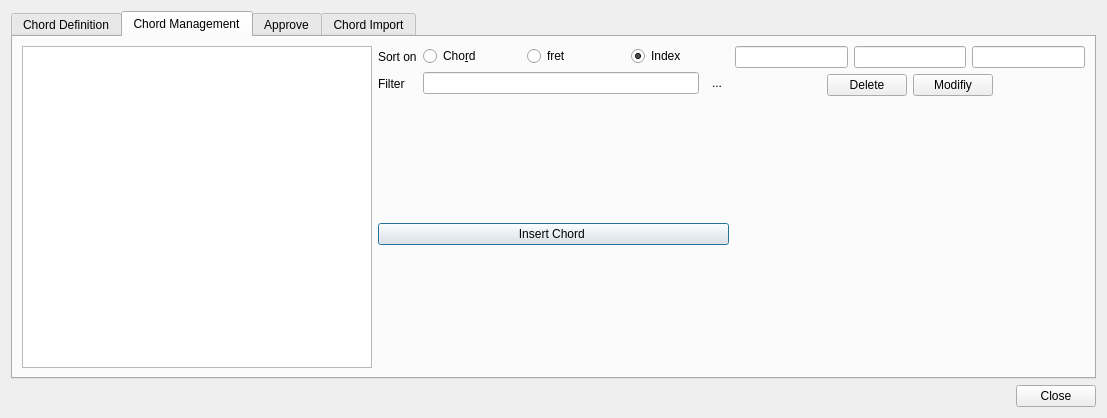
<?xml version="1.0" encoding="UTF-8"?>
<ui version="4.0">
 <class>DialogChordDefinition</class>
 <widget class="QDialog" name="DialogChordDefinition">
  <property name="geometry">
   <rect>
    <x>0</x>
    <y>0</y>
    <width>1107</width>
    <height>418</height>
   </rect>
  </property>
  <property name="windowTitle">
   <string>Chord Definition</string>
  </property>
  <layout class="QHBoxLayout" name="horizontalLayout_17">
   <item>
    <layout class="QVBoxLayout" name="verticalLayout_11">
     <item>
      <layout class="QVBoxLayout" name="verticalLayout_2">
       <item>
        <layout class="QHBoxLayout" name="horizontalLayout">
         <item>
          <widget class="QTabWidget" name="tabWidget">
           <property name="currentIndex">
            <number>1</number>
           </property>
           <property name="movable">
            <bool>true</bool>
           </property>
           <property name="tabBarAutoHide">
            <bool>true</bool>
           </property>
           <widget class="QWidget" name="tabNewChord">
            <attribute name="title">
             <string>Chord Definition</string>
            </attribute>
            <layout class="QVBoxLayout" name="verticalLayout_16">
             <item>
              <layout class="QVBoxLayout" name="verticalLayout_15">
               <item>
                <widget class="Neck" name="neck">
                 <property name="sizePolicy">
                  <sizepolicy hsizetype="Expanding" vsizetype="Expanding">
                   <horstretch>0</horstretch>
                   <verstretch>0</verstretch>
                  </sizepolicy>
                 </property>
                </widget>
               </item>
               <item>
                <layout class="QHBoxLayout" name="horizontalLayout_2">
                 <item>
                  <layout class="QVBoxLayout" name="verticalLayout">
                   <item>
                    <widget class="QLabel" name="labelChordName">
                     <property name="text">
                      <string>Chord name</string>
                     </property>
                    </widget>
                   </item>
                   <item>
                    <widget class="QLabel" name="labelTranslatedChordnName">
                     <property name="text">
                      <string>Translated chord name</string>
                     </property>
                    </widget>
                   </item>
                  </layout>
                 </item>
                 <item>
                  <layout class="QVBoxLayout" name="verticalLayout_12">
                   <item>
                    <widget class="QLineEdit" name="lineEditChord">
                     <property name="readOnly">
                      <bool>true</bool>
                     </property>
                    </widget>
                   </item>
                   <item>
                    <widget class="QLineEdit" name="lineEditTranslatedChord">
                     <property name="readOnly">
                      <bool>true</bool>
                     </property>
                    </widget>
                   </item>
                  </layout>
                 </item>
                 <item>
                  <widget class="QListWidget" name="listWidgetChords">
                   <property name="maximumSize">
                    <size>
                     <width>150</width>
                     <height>60</height>
                    </size>
                   </property>
                  </widget>
                 </item>
                 <item>
                  <widget class="QLineEdit" name="lineEditNotation">
                   <property name="readOnly">
                    <bool>true</bool>
                   </property>
                  </widget>
                 </item>
                 <item>
                  <widget class="QLineEdit" name="lineEditName"/>
                 </item>
                 <item>
                  <widget class="QToolButton" name="toolButtonPlus">
                   <property name="font">
                    <font>
                     <pointsize>20</pointsize>
                    </font>
                   </property>
                   <property name="text">
                    <string>+</string>
                   </property>
                  </widget>
                 </item>
                 <item>
                  <layout class="QVBoxLayout" name="verticalLayout_13">
                   <item>
                    <widget class="QLabel" name="labelInDataBase">
                     <property name="text">
                      <string>In database</string>
                     </property>
                    </widget>
                   </item>
                   <item>
                    <widget class="QLabel" name="labelApproved">
                     <property name="text">
                      <string>Approved</string>
                     </property>
                    </widget>
                   </item>
                  </layout>
                 </item>
                 <item>
                  <layout class="QVBoxLayout" name="verticalLayout_14">
                   <item>
                    <widget class="QLabel" name="labelFlagDatabase">
                     <property name="text">
                      <string/>
                     </property>
                     <property name="pixmap">
                      <pixmap resource="../Resources/resources.qrc">:/Image/Images/task-reject.png</pixmap>
                     </property>
                    </widget>
                   </item>
                   <item>
                    <widget class="QLabel" name="labelFlagApproved">
                     <property name="text">
                      <string/>
                     </property>
                     <property name="pixmap">
                      <pixmap resource="../Resources/resources.qrc">:/Image/Images/task-reject.png</pixmap>
                     </property>
                    </widget>
                   </item>
                  </layout>
                 </item>
                </layout>
               </item>
              </layout>
             </item>
            </layout>
           </widget>
           <widget class="QWidget" name="tab_2">
            <attribute name="title">
             <string>Chord Management</string>
            </attribute>
            <layout class="QVBoxLayout" name="verticalLayout_9">
             <item>
              <layout class="QHBoxLayout" name="horizontalLayout_12">
               <item>
                <widget class="QTableView" name="tableViewChordDefinition"/>
               </item>
               <item>
                <layout class="QVBoxLayout" name="verticalLayout_8">
                 <item>
                  <layout class="QHBoxLayout" name="horizontalLayout_11">
                   <item>
                    <layout class="QVBoxLayout" name="verticalLayout_7">
                     <item>
                      <widget class="QLabel" name="labelSortON">
                       <property name="text">
                        <string>Sort on</string>
                       </property>
                      </widget>
                     </item>
                     <item>
                      <widget class="QLabel" name="labelFilter">
                       <property name="text">
                        <string>Filter</string>
                       </property>
                      </widget>
                     </item>
                    </layout>
                   </item>
                   <item>
                    <layout class="QVBoxLayout" name="verticalLayout_6">
                     <item>
                      <layout class="QHBoxLayout" name="horizontalLayout_9">
                       <item>
                        <widget class="QRadioButton" name="radioButtonChordName">
                         <property name="text">
                          <string>Cho&amp;rd </string>
                         </property>
                        </widget>
                       </item>
                       <item>
                        <widget class="QRadioButton" name="radioButtonFret">
                         <property name="text">
                          <string>fret</string>
                         </property>
                        </widget>
                       </item>
                       <item>
                        <widget class="QRadioButton" name="radioButtonSortIndex">
                         <property name="text">
                          <string>Index</string>
                         </property>
                         <property name="checked">
                          <bool>true</bool>
                         </property>
                        </widget>
                       </item>
                      </layout>
                     </item>
                     <item>
                      <layout class="QHBoxLayout" name="horizontalLayout_10">
                       <item>
                        <widget class="QLineEdit" name="lineEditFilter"/>
                       </item>
                       <item>
                        <widget class="QToolButton" name="toolButtonClearFilter">
                         <property name="text">
                          <string>...</string>
                         </property>
                         <property name="icon">
                          <iconset resource="../Resources/resources.qrc">
                           <normaloff>:/Image/Images/cross.png</normaloff>:/Image/Images/cross.png</iconset>
                         </property>
                         <property name="autoRaise">
                          <bool>true</bool>
                         </property>
                        </widget>
                       </item>
                      </layout>
                     </item>
                    </layout>
                   </item>
                  </layout>
                 </item>
                 <item>
                  <spacer name="verticalSpacer_2">
                   <property name="orientation">
                    <enum>Qt::Vertical</enum>
                   </property>
                   <property name="sizeHint" stdset="0">
                    <size>
                     <width>20</width>
                     <height>40</height>
                    </size>
                   </property>
                  </spacer>
                 </item>
                 <item>
                  <widget class="QPushButton" name="pushButtonInsertChord">
                   <property name="text">
                    <string>Insert Chord </string>
                   </property>
                  </widget>
                 </item>
                 <item>
                  <spacer name="verticalSpacer">
                   <property name="orientation">
                    <enum>Qt::Vertical</enum>
                   </property>
                   <property name="sizeHint" stdset="0">
                    <size>
                     <width>20</width>
                     <height>40</height>
                    </size>
                   </property>
                  </spacer>
                 </item>
                </layout>
               </item>
               <item>
                <layout class="QVBoxLayout" name="verticalLayout_5">
                 <item>
                  <layout class="QHBoxLayout" name="horizontalLayout_7">
                   <item>
                    <widget class="QLineEdit" name="lineEditNameIndex"/>
                   </item>
                   <item>
                    <widget class="QLineEdit" name="lineEditNameTranaslatedIndex"/>
                   </item>
                   <item>
                    <widget class="QLineEdit" name="lineEditValueIndex"/>
                   </item>
                  </layout>
                 </item>
                 <item>
                  <layout class="QHBoxLayout" name="horizontalLayout_8">
                   <item>
                    <spacer name="horizontalSpacer_3">
                     <property name="orientation">
                      <enum>Qt::Horizontal</enum>
                     </property>
                     <property name="sizeHint" stdset="0">
                      <size>
                       <width>40</width>
                       <height>20</height>
                      </size>
                     </property>
                    </spacer>
                   </item>
                   <item>
                    <widget class="QPushButton" name="pushButtonDelete">
                     <property name="text">
                      <string>Delete</string>
                     </property>
                    </widget>
                   </item>
                   <item>
                    <widget class="QPushButton" name="pushButtonModify">
                     <property name="text">
                      <string>Modifiy</string>
                     </property>
                    </widget>
                   </item>
                   <item>
                    <spacer name="horizontalSpacer_4">
                     <property name="orientation">
                      <enum>Qt::Horizontal</enum>
                     </property>
                     <property name="sizeHint" stdset="0">
                      <size>
                       <width>40</width>
                       <height>20</height>
                      </size>
                     </property>
                    </spacer>
                   </item>
                  </layout>
                 </item>
                 <item>
                  <widget class="ChordDiagram" name="widget" native="true"/>
                 </item>
                </layout>
               </item>
              </layout>
             </item>
            </layout>
           </widget>
           <widget class="QWidget" name="tab_3">
            <attribute name="title">
             <string>Approve</string>
            </attribute>
            <layout class="QHBoxLayout" name="horizontalLayout_16">
             <item>
              <layout class="QHBoxLayout" name="horizontalLayout_15">
               <item>
                <widget class="QTableView" name="tableViewNonApproved"/>
               </item>
               <item>
                <layout class="QVBoxLayout" name="verticalLayout_10">
                 <item>
                  <layout class="QHBoxLayout" name="horizontalLayout_13">
                   <item>
                    <widget class="QLineEdit" name="lineEditNameNoApproved"/>
                   </item>
                   <item>
                    <widget class="QLineEdit" name="lineEditTranslatedNameNoApproved"/>
                   </item>
                   <item>
                    <widget class="QLineEdit" name="lineEditValueNoApproved"/>
                   </item>
                  </layout>
                 </item>
                 <item>
                  <layout class="QHBoxLayout" name="horizontalLayout_14">
                   <item>
                    <spacer name="horizontalSpacer_5">
                     <property name="orientation">
                      <enum>Qt::Horizontal</enum>
                     </property>
                     <property name="sizeHint" stdset="0">
                      <size>
                       <width>40</width>
                       <height>20</height>
                      </size>
                     </property>
                    </spacer>
                   </item>
                   <item>
                    <widget class="QPushButton" name="pushButtonDeleteApprove">
                     <property name="text">
                      <string>Delete</string>
                     </property>
                    </widget>
                   </item>
                   <item>
                    <widget class="QPushButton" name="pushButtonApprove">
                     <property name="text">
                      <string>Approve</string>
                     </property>
                    </widget>
                   </item>
                   <item>
                    <spacer name="horizontalSpacer_6">
                     <property name="orientation">
                      <enum>Qt::Horizontal</enum>
                     </property>
                     <property name="sizeHint" stdset="0">
                      <size>
                       <width>40</width>
                       <height>20</height>
                      </size>
                     </property>
                    </spacer>
                   </item>
                  </layout>
                 </item>
                 <item>
                  <widget class="ChordDiagram" name="widget_2" native="true"/>
                 </item>
                </layout>
               </item>
              </layout>
             </item>
            </layout>
           </widget>
           <widget class="QWidget" name="tab">
            <attribute name="title">
             <string>Chord Import</string>
            </attribute>
            <layout class="QVBoxLayout" name="verticalLayout_4">
             <item>
              <layout class="QHBoxLayout" name="horizontalLayout_6">
               <item>
                <widget class="QPlainTextEdit" name="plainTextEditImport"/>
               </item>
               <item>
                <layout class="QVBoxLayout" name="verticalLayout_3">
                 <item>
                  <widget class="QLabel" name="label81">
                   <property name="text">
                    <string>Copy paste chords in form </string>
                   </property>
                  </widget>
                 </item>
                 <item>
                  <widget class="QLabel" name="label_3">
                   <property name="text">
                    <string>chord=relative position 6 ..position 1 </string>
                   </property>
                  </widget>
                 </item>
                 <item>
                  <widget class="QLabel" name="label_2">
                   <property name="text">
                    <string>C(III)=3 0 0 3 3 3 0  </string>
                   </property>
                  </widget>
                 </item>
                 <item>
                  <layout class="QHBoxLayout" name="horizontalLayout_5">
                   <item>
                    <spacer name="horizontalSpacer_2">
                     <property name="orientation">
                      <enum>Qt::Horizontal</enum>
                     </property>
                     <property name="sizeHint" stdset="0">
                      <size>
                       <width>40</width>
                       <height>20</height>
                      </size>
                     </property>
                    </spacer>
                   </item>
                   <item>
                    <widget class="QPushButton" name="pushButtonImport">
                     <property name="text">
                      <string>Import</string>
                     </property>
                    </widget>
                   </item>
                  </layout>
                 </item>
                </layout>
               </item>
              </layout>
             </item>
            </layout>
           </widget>
          </widget>
         </item>
        </layout>
       </item>
      </layout>
     </item>
     <item>
      <layout class="QHBoxLayout" name="horizontalLayout_4">
       <item>
        <spacer name="horizontalSpacer">
         <property name="orientation">
          <enum>Qt::Horizontal</enum>
         </property>
         <property name="sizeHint" stdset="0">
          <size>
           <width>40</width>
           <height>20</height>
          </size>
         </property>
        </spacer>
       </item>
       <item>
        <widget class="QPushButton" name="pushButtonCancel">
         <property name="text">
          <string>Close</string>
         </property>
        </widget>
       </item>
      </layout>
     </item>
    </layout>
   </item>
  </layout>
 </widget>
 <customwidgets>
  <customwidget>
   <class>Neck</class>
   <extends>QGraphicsView</extends>
   <header>neck.h</header>
  </customwidget>
  <customwidget>
   <class>ChordDiagram</class>
   <extends>QWidget</extends>
   <header>chorddiagram.h</header>
   <container>1</container>
  </customwidget>
 </customwidgets>
 <resources>
  <include location="../Resources/resources.qrc"/>
 </resources>
 <connections/>
</ui>
